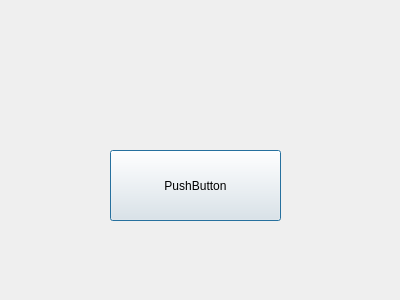
<?xml version="1.0" encoding="UTF-8"?>
<ui version="4.0">
 <class>TouchDialog</class>
 <widget class="QDialog" name="TouchDialog">
  <property name="geometry">
   <rect>
    <x>0</x>
    <y>0</y>
    <width>400</width>
    <height>300</height>
   </rect>
  </property>
  <property name="windowTitle">
   <string>Dialog</string>
  </property>
  <widget class="QPushButton" name="pushButton">
   <property name="geometry">
    <rect>
     <x>110</x>
     <y>150</y>
     <width>171</width>
     <height>71</height>
    </rect>
   </property>
   <property name="text">
    <string>PushButton</string>
   </property>
  </widget>
 </widget>
 <resources/>
 <connections/>
</ui>
